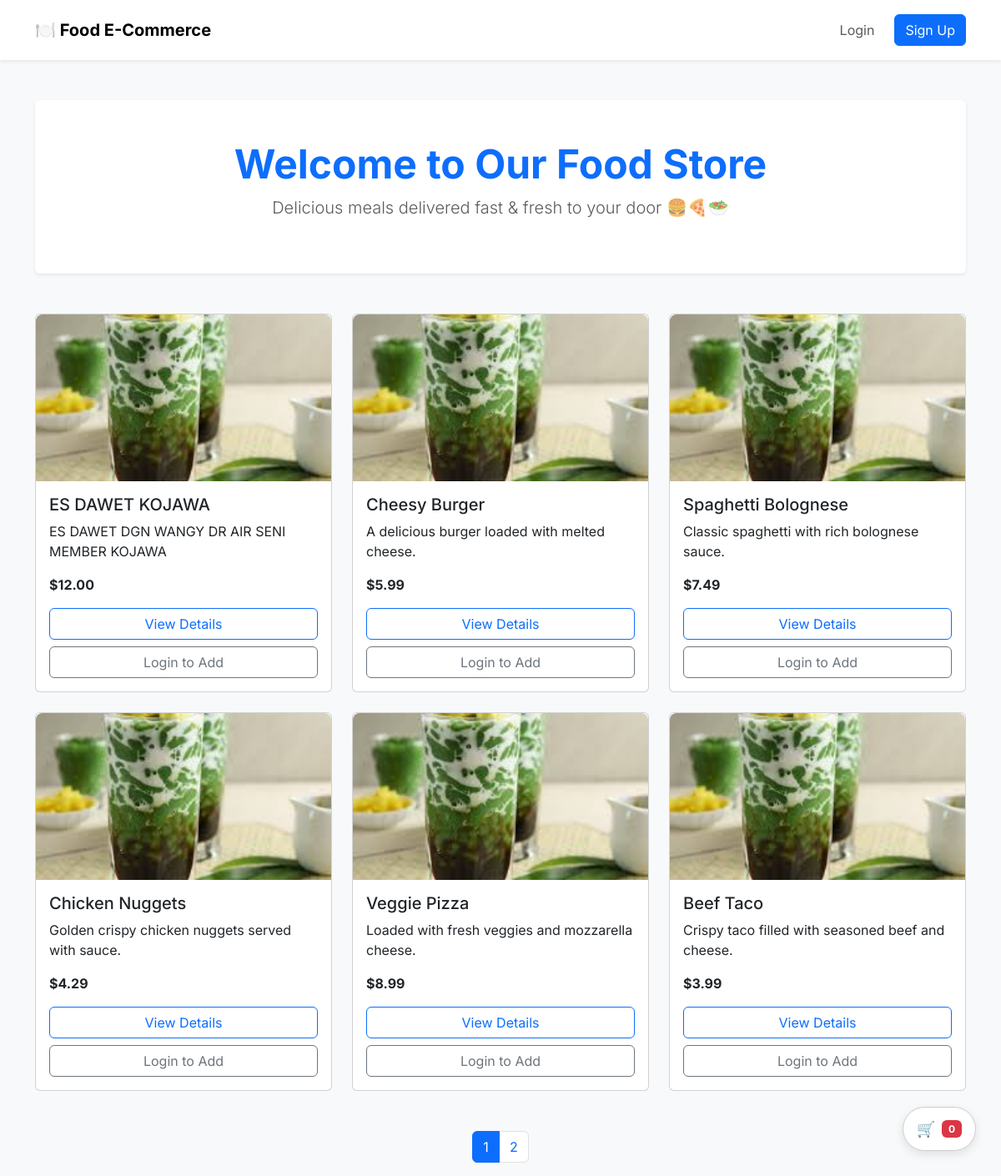
The page / on the database its author committed.
### tables this page shows
CREATE TABLE `products` (
  `id` int NOT NULL AUTO_INCREMENT,
  `name` varchar(100) NOT NULL,
  `description` text,
  `price` decimal(10,2) NOT NULL,
  `image` varchar(255) DEFAULT NULL,
  `category` varchar(50) DEFAULT NULL,
  `stock` int DEFAULT '0',
  `created_at` timestamp NULL DEFAULT CURRENT_TIMESTAMP,
  PRIMARY KEY (`id`)
);

### index.php (the view, shortened to what this page needs)
<?php
require_once 'config/db.php';
$username = $_SESSION['name'] ?? null;
$limit = 6;
$page = isset($_GET['page']) ? (int) $_GET['page'] : 1;
$offset = ($page - 1) * $limit;
$countResult = $conn->query("SELECT COUNT(*) AS total FROM products");
$totalRows = $countResult->fetch_assoc()['total'];
$totalPages = ceil($totalRows / $limit);
$sql = "SELECT * FROM products LIMIT $limit OFFSET $offset";
$result = $conn->query($sql);
?>
<!DOCTYPE html>
<html lang="en">
<head>
    <link href="https://cdn.jsdelivr.net/npm/bootstrap@5.3.3/dist/css/bootstrap.min.css" rel="stylesheet">
</head>
<body>
<nav class="navbar navbar-expand-lg navbar-light bg-white shadow-sm py-3">
    <div class="container">
        <a class="navbar-brand fw-bold" href="#">🍽️ Food E-Commerce</a>
        <div class="collapse navbar-collapse" id="navbarContent">
            <ul class="navbar-nav ms-auto align-items-center">
                <?php if (isset($_SESSION['user_id'])): ?>
                    <li class="nav-item dropdown-user ms-3">
                        <a class="nav-link" href="#" role="button">
                            <img src="https://ui-avatars.com/api/?name=<?= urlencode($username) ?>&background=0D8ABC&color=fff" width="36" height="36" class="rounded-circle shadow-sm">
                        </a>
                        <div class="dropdown-menu">
                            <p class="mb-1 fw-bold">Hi, <?= htmlspecialchars($username) ?></p>
                            <hr class="my-2">
                            <?php if ($_SESSION['role'] === 'admin'): ?>
                                <a href="admin/index.php" class="dropdown-item">Admin Page</a>
                            <?php endif; ?>
                            <a href="actions/logout.php" class="dropdown-item text-danger">Logout</a>
                        </div>
                    </li>
                <?php else: ?>
                    <li class="nav-item">
                        <a href="pages/login.php" class="nav-link px-3">Login</a>
                    </li>
                    <li class="nav-item">
                        <a href="pages/signup.php" class="btn btn-primary ms-2">Sign Up</a>
                    </li>
                <?php endif; ?>
            </ul>
        </div>
    </div>
</nav>
<div class="position-fixed bottom-0 end-0 p-3" style="z-index: 1100">
</div>
<div class="container mt-5">
<div class="bg-white p-5 rounded shadow-sm text-center mb-5">
    <h1 class="display-5 fw-bold text-primary">Welcome to Our Food Store</h1>
    <p class="lead text-muted">Delicious meals delivered fast & fresh to your door 🍔🍕🥗</p>
</div>
    <div class="row">
        <?php while ($product = $result->fetch_assoc()): ?>
        <div class="col-md-4 mb-4">
            <div class="card product-card">
                <img src="assets/images/<?= $product['image'] ?>" class="card-img-top" alt="<?= htmlspecialchars($product['name']) ?>">
                <div class="card-body">
                    <h5 class="card-title"><?= htmlspecialchars($product['name']) ?></h5>
                    <p class="card-text"><?= htmlspecialchars($product['description']) ?></p>
                    <p class="card-text fw-bold">$<?= number_format($product['price'], 2) ?></p>
                    <a href="product.php?id=<?= $product['id'] ?>" class="btn btn-outline-primary mb-2 w-100">View Details</a>
                    <?php if (isset($_SESSION['user_id'])): ?>
    <button type="button" class="btn btn-success w-100 add-to-cart-btn" data-id="<?= $product['id'] ?>">🛒 Add to Cart</button>
<?php else: ?>
    <a href="pages/login.php" class="btn btn-outline-secondary w-100">Login to Add</a>
<?php endif; ?>
                </div>
            </div>
        </div>
        <?php endwhile; ?>
    </div>
    <nav>
        <ul class="pagination justify-content-center mt-4">
            <?php for ($i = 1; $i <= $totalPages; $i++): ?>
                <li class="page-item <?= $page == $i ? 'active' : '' ?>">
                    <a class="page-link" href="?page=<?= $i ?>"><?= $i ?></a>
                </li>
            <?php endfor; ?>
        </ul>
    </nav>
</div>
<?php
$cartCount = 0;
?>
<a href="pages/cart.php" class="cart-float">
    🛒 <span class="badge bg-danger"><?= $cartCount ?></span>
</a>
</body>
</html>

### index.php (style rules this page uses)
body { font-family: 'Inter', sans-serif; background-color: #f8f9fa; }
.product-card { transition: transform 0.2s ease, box-shadow 0.2s ease; }
.product-card img { max-height: 200px; object-fit: cover; border-radius: 8px 8px 0 0; }
.cart-float { position: fixed; bottom: 30px; right: 30px; background-color: white; border: 1px solid #ccc; padding: 12px 16px; border-radius: 50px; font-size: 18px; color: #000; text-decoration: none; box-shadow: 0 4px 12px rgba(0,0,0,0.1); z-index: 999; display: flex; align-items: center; gap: 8px; }
.cart-float .badge { font-size: 0.75rem; }

### rows shown on the page
products: image (picture), name "ES DAWET KOJAWA", description "ES DAWET DGN WANGY DR AIR SENI MEMBER KOJAWA", price "12.00"
products: image (picture), name "Cheesy Burger", description "A delicious burger loaded with melted cheese.", price "5.99"
products: image (picture), name "Spaghetti Bolognese", description "Classic spaghetti with rich bolognese sauce.", price "7.49"
products: image (picture), name "Chicken Nuggets", description "Golden crispy chicken nuggets served with sauce.", price "4.29"
products: image (picture), name "Veggie Pizza", description "Loaded with fresh veggies and mozzarella cheese.", price "8.99"
products: image (picture), name "Beef Taco", description "Crispy taco filled with seasoned beef and cheese.", price "3.99"

### other values the page prints
$cartCount "0"
